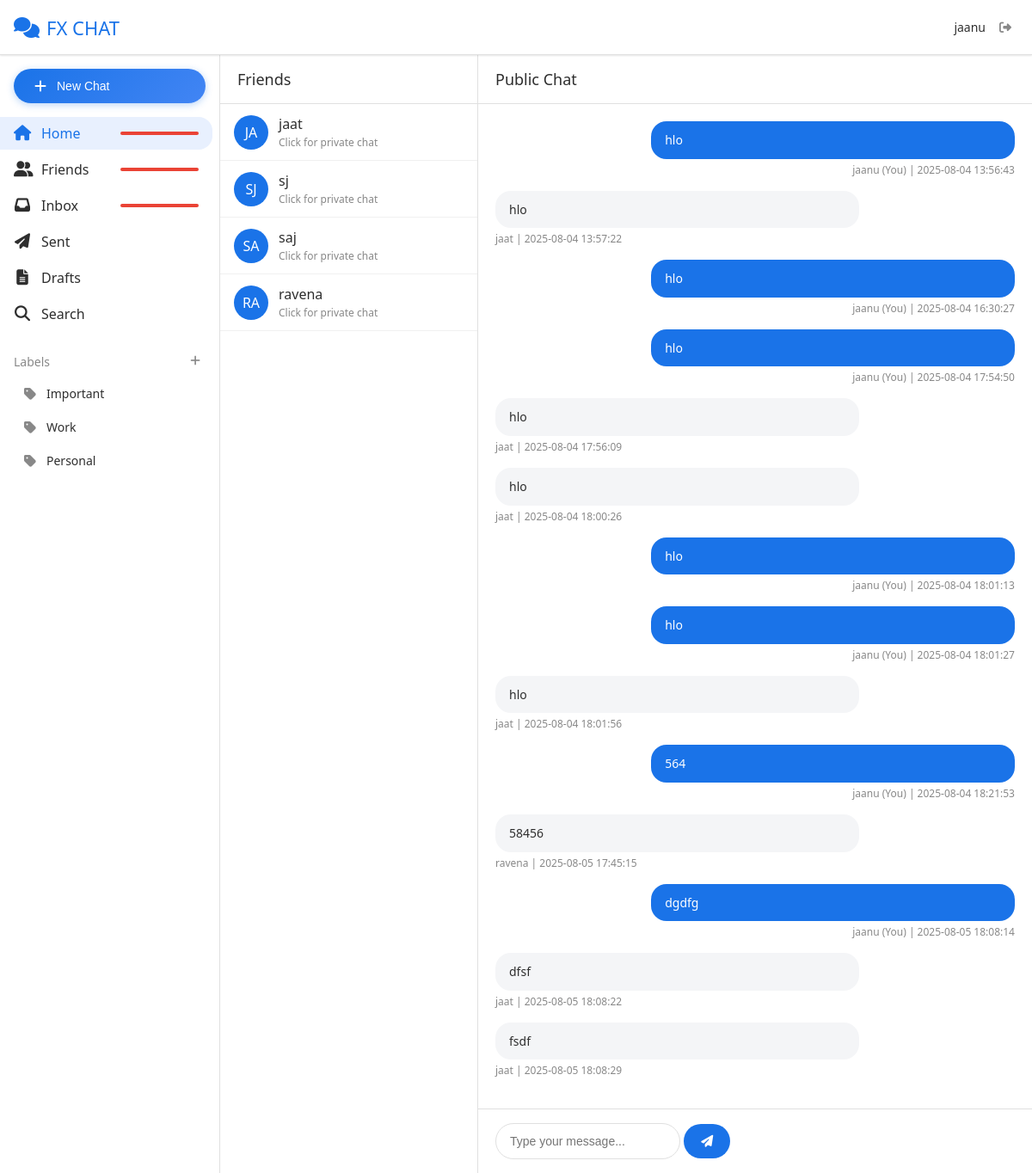
The page /chat (signed in) on the database its author committed.
### tables this page shows
CREATE TABLE messages (
        id INTEGER PRIMARY KEY AUTOINCREMENT,
        username TEXT NOT NULL,
        message TEXT NOT NULL,
        timestamp DATETIME DEFAULT CURRENT_TIMESTAMP
    );

### app.py (the view)
@app.route("/chat")
@login_required
def chat():
    try:
        db = get_db()
        messages = db.execute(
            "SELECT username, message, timestamp FROM messages ORDER BY id DESC LIMIT 100"
        ).fetchall()
        messages = list(reversed(messages))  # Show oldest first
        friends = db.execute("""
            SELECT DISTINCT
                CASE
                    WHEN user = ? THEN friend
                    ELSE user
                END as friend_name
            FROM friendships
            WHERE user = ? OR friend = ?
        """, (current_user.id, current_user.id, current_user.id)).fetchall()
        return render_template("chat.html", username=current_user.id, messages=messages, friends=[f["friend_name"] for f in friends])
    except sqlite3.Error as e:
        logging.error(f"Chat page database error: {e}")
        flash("Error loading chat. Please try again.")
        return redirect(url_for("login"))

### app.py (called while the page is built)
def get_db():
    if "db" not in g:
        try:
            g.db = sqlite3.connect(DATABASE)
            g.db.row_factory = sqlite3.Row
        except sqlite3.Error as e:
            logging.error(f"Database connection error: {e}")
            raise
    return g.db

@login_manager.user_loader
def load_user(user_id):
    try:
        db = get_db()
        user = db.execute("SELECT username FROM users WHERE username = ?", (user_id,)).fetchone()
        return User(user_id) if user else None
    except sqlite3.Error as e:
        logging.error(f"Error loading user {user_id}: {e}")
        return None

### templates/chat.html (shortened to what this page needs)
{% extends "base.html" %}
{% block content %}
<div class="chat-container">
    <div class="chat-sidebar mobile-hidden">
        <div class="chat-header">
            <h2>Friends</h2>
        </div>
        <div class="friends-list">
            {% for friend in friends %}
            <div class="friend-item" onclick="window.location.href='{{ url_for('private_chat', friend_username=friend) }}'">
                <div class="friend-avatar">
                    {{ friend[:2].upper() }}
                </div>
                <div class="friend-info">
                    <div class="friend-name">{{ friend }}</div>
                    <div class="friend-status-text">Click for private chat</div>
                </div>
            </div>
            {% else %}
            <div style="padding: 20px; text-align: center; color: var(--text-muted);">
                <i class="fa-solid fa-user-group" style="font-size: 48px; margin-bottom: 16px; opacity: 0.5;"></i>
                <p>No friends yet.</p>
                <p style="font-size: 12px; margin-top: 8px;">Use the search to find and add friends</p>
            </div>
            {% endfor %}
        </div>
    </div>
    <div class="chat-main">
        <div class="chat-header">
            <h2>Public Chat</h2>
        </div>
        <div class="chat-messages" id="messages">
            {% for msg in messages %}
                {% if msg["username"] == username %}
                <div class="message you">
                    <div class="message-content">{{ msg["message"] }}</div>
                    <div class="message-meta">{{ msg["username"] }}{% if msg["username"] == username %} (You){% endif %} | {{ msg["timestamp"] }}</div>
                </div>
                {% else %}
                <div class="message them">
                    <div class="message-content">{{ msg["message"] }}</div>
                    <div class="message-meta">{{ msg["username"] }} | {{ msg["timestamp"] }}</div>
                </div>
                {% endif %}
            {% endfor %}
        </div>
        <div class="chat-input">
            <form class="chat-input-form" id="message-form" autocomplete="off" onsubmit="return false;">
                <div class="input-wrapper">
                    <input type="text" id="message-text" placeholder="Type your message..." required>
                    <button type="submit" id="send-btn">
                        <i class="fa-solid fa-paper-plane"></i>
                    </button>
                </div>
            </form>
        </div>
    </div>
</div>
{% endblock %}

### templates/base.html (shortened to what this page needs)
<!DOCTYPE html>
<html lang="en">
<head>
    <link rel="stylesheet" href="{{ url_for('static', filename='styles.css') }}">
    <link rel="stylesheet" href="https://cdnjs.cloudflare.com/ajax/libs/font-awesome/6.4.2/css/all.min.css">
</head>
<body class="{% if current_user.is_authenticated %}authenticated{% else %}guest{% endif %}">
    <div class="gmail-header">
        <div class="header-left">
            <div class="logo">
                <i class="fa-solid fa-comments"></i>
                <span>FX CHAT</span>
            </div>
        </div>
        <div class="header-right">
            <div class="user-info">
                <span>{{ current_user.id if current_user.is_authenticated else 'Guest' }}</span>
                {% if current_user.is_authenticated %}
                <a href="{{ url_for('logout') }}" class="logout-link">
                    <i class="fa-solid fa-sign-out-alt"></i>
                </a>
                {% endif %}
            </div>
        </div>
    </div>
    {% if current_user.is_authenticated %}
    <div class="gmail-sidebar" id="sidebar">
        <button class="compose-btn" id="compose-btn">
            <i class="fa-solid fa-plus"></i>
            <span>New Chat</span>
        </button>
        <div class="sidebar-nav">
            <a href="{{ url_for('chat') }}" class="nav-item {% if request.endpoint == 'chat' %}active{% endif %}">
                <i class="fa-solid fa-home"></i>
                <span>Home</span>
                <span class="badge" id="home-badge"></span>
            </a>
            <a href="{{ url_for('friends') }}" class="nav-item {% if request.endpoint == 'friends' %}active{% endif %}">
                <i class="fa-solid fa-user-group"></i>
                <span>Friends</span>
                <span class="badge" id="friends-badge">{{ friends_count if friends_count else '' }}</span>
            </a>
            <a href="#" class="nav-item" id="inbox-nav">
                <i class="fa-solid fa-inbox"></i>
                <span>Inbox</span>
                <span class="badge" id="inbox-badge"></span>
            </a>
            <a href="#" class="nav-item" id="sent-nav">
                <i class="fa-solid fa-paper-plane"></i>
                <span>Sent</span>
            </a>
            <a href="#" class="nav-item" id="drafts-nav">
                <i class="fa-solid fa-file-lines"></i>
                <span>Drafts</span>
            </a>
            <a href="#" class="nav-item" id="search-nav">
                <i class="fa-solid fa-search"></i>
                <span>Search</span>
            </a>
        </div>
        <div class="labels-section">
            <div class="labels-header">
                <span>Labels</span>
                <button class="add-label-btn" id="add-label-btn">
                    <i class="fa-solid fa-plus"></i>
                </button>
            </div>
            <div class="labels-list">
                <div class="label-item">
                    <i class="fa-solid fa-tag"></i>
                    <span>Important</span>
                </div>
                <div class="label-item">
                    <i class="fa-solid fa-tag"></i>
                    <span>Work</span>
                </div>
                <div class="label-item">
                    <i class="fa-solid fa-tag"></i>
                    <span>Personal</span>
                </div>
            </div>
        </div>
    </div>
    {% endif %}
    <div class="main-content" id="main-content">
        {% block content %}{% endblock %}
    </div>
</body>
</html>

### templates/chat.html (style rules this page uses)
@media (min-width: 769px) { .mobile-hidden { display: flex !important; } }
@media (min-width: 769px) { .chat-container { flex-direction: row; } }
@media (min-width: 769px) { .chat-sidebar { width: 300px; height: 100%; border-right: 1px solid #e0e0e0; border-bottom: none; } }
@media (min-width: 769px) { .chat-main { flex: 1; min-height: auto; } }

### rows shown on the page
messages: message "hlo", username "jaanu", shows "(You)", timestamp "2025-08-04 13:56:43"
messages: message "hlo", username "jaat", timestamp "2025-08-04 13:57:22"
messages: message "hlo", username "jaanu", shows "(You)", timestamp "2025-08-04 16:30:27"
messages: message "hlo", username "jaanu", shows "(You)", timestamp "2025-08-04 17:54:50"
messages: message "hlo", username "jaat", timestamp "2025-08-04 17:56:09"
messages: message "hlo", username "jaat", timestamp "2025-08-04 18:00:26"
messages: message "hlo", username "jaanu", shows "(You)", timestamp "2025-08-04 18:01:13"
messages: message "hlo", username "jaanu", shows "(You)", timestamp "2025-08-04 18:01:27"
messages: message "hlo", username "jaat", timestamp "2025-08-04 18:01:56"
messages: message "564", username "jaanu", shows "(You)", timestamp "2025-08-04 18:21:53"
messages: message "58456", username "ravena", timestamp "2025-08-05 17:45:15"
messages: message "dgdfg", username "jaanu", shows "(You)", timestamp "2025-08-05 18:08:14"
messages: message "dfsf", username "jaat", timestamp "2025-08-05 18:08:22"
messages: message "fsdf", username "jaat", timestamp "2025-08-05 18:08:29"

### other values the page prints
{{ current_user.id if current_user.is_authenticated else 'Guest' }} "jaanu"
{{ friend[:2].upper() }} "JA" "SJ" "SA" "RA"
{{ friend }} "jaat" "sj" "saj" "ravena"
